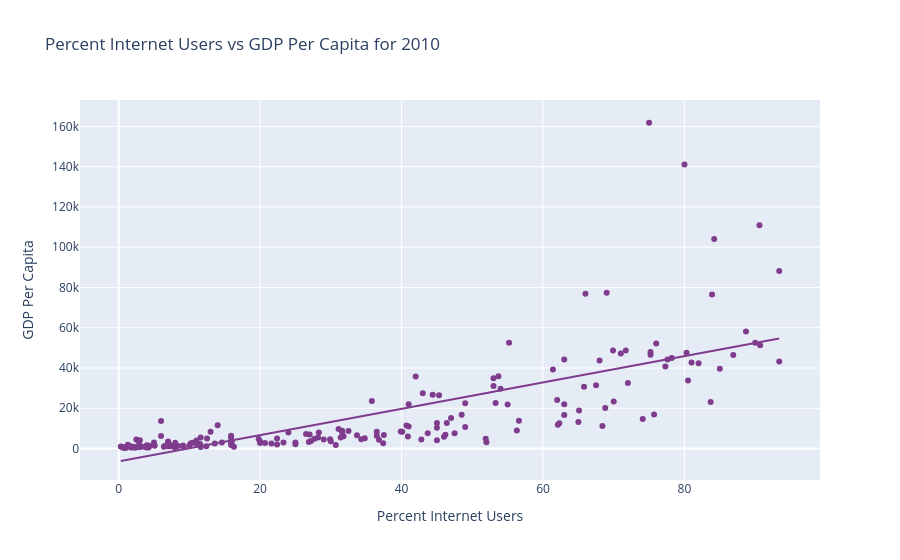
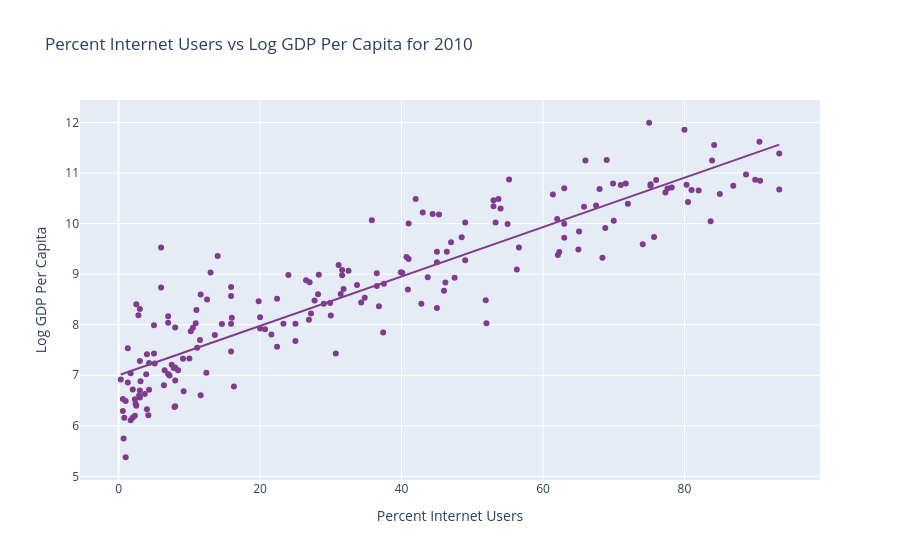
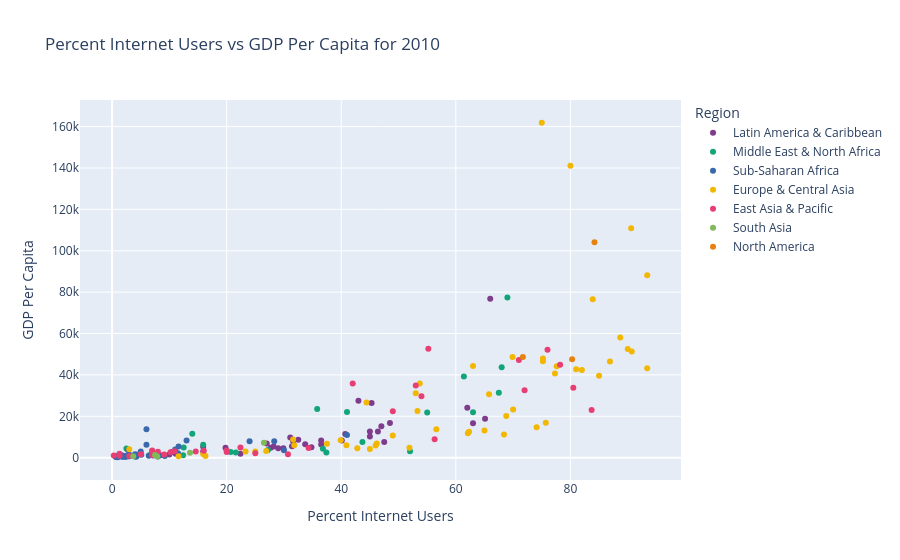
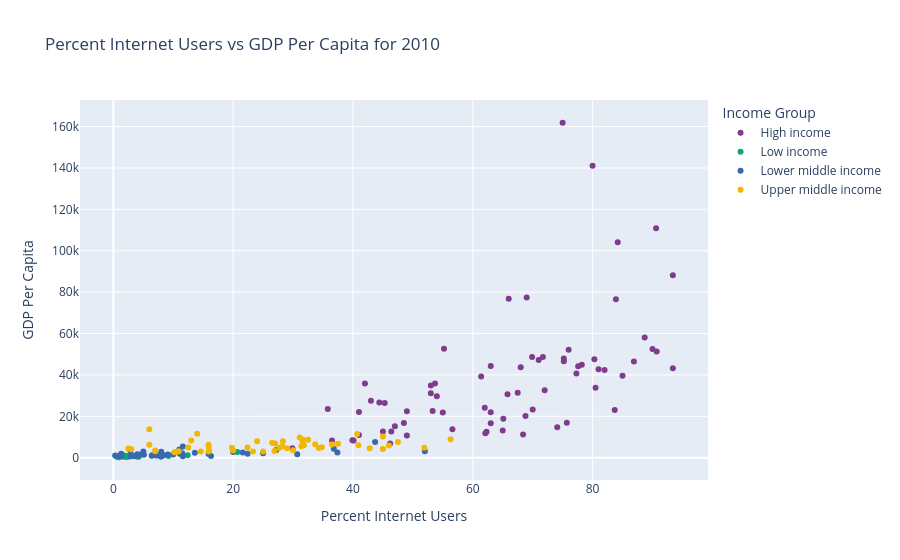

The code cell stored with these charts, in order, in its notebook:
### Markdown cell above
Here are some observations from the plots shown below: 
- There is a much stronger and clearer linear relationship between log(GDP Per Capita) and Percent Internet users in 2010 and 2015 than in earlier years.
- At this point, we can clearly start to see saturation in percent of internet users for many high income nations. For example, Iceland (high income nation) went from 93.4% to 98.2% internet users between 2010 and 2015. Meanwhile, South Africa (Upper middle income) went all the way from 24% to 51.9% in that same timespan.

### Code cell
fig = px.scatter(data_2010,  x='Percent Internet Users', y='GDP Per Capita',
                 hover_name = 'Location', title='Percent Internet Users vs GDP Per Capita for 2010',
                 color_discrete_sequence = px.colors.qualitative.Bold, trendline="ols")
fig.update_layout(xaxis_title = 'Percent Internet Users',
                 yaxis_title = 'GDP Per Capita');
fig.show();


fig = px.scatter(data_2010,  x='Percent Internet Users', y='Log GDP Per Capita',
                 hover_name = 'Location', title='Percent Internet Users vs Log GDP Per Capita for 2010',
                 color_discrete_sequence = px.colors.qualitative.Bold, trendline="ols")
fig.update_layout(xaxis_title = 'Percent Internet Users',
                 yaxis_title = 'Log GDP Per Capita');
fig.show();



fig = px.scatter(data_2010,  x='Percent Internet Users', y='GDP Per Capita',
                 hover_name = 'Location', title='Percent Internet Users vs GDP Per Capita for 2010',
                 color_discrete_sequence = px.colors.qualitative.Bold, color = "Region")
fig.update_layout(xaxis_title = 'Percent Internet Users',
                 yaxis_title = 'GDP Per Capita');
fig.show();


fig = px.scatter(data_2010, x = "Percent Internet Users", y = "GDP Per Capita", color = 'Income Group', 
                 size_max = 60,
        title='Percent Internet Users vs GDP Per Capita for 2010', hover_name = 'Location',
                 color_discrete_sequence = px.colors.qualitative.Bold)
fig.update_layout(xaxis_title = 'Percent Internet Users',
                 yaxis_title = 'GDP Per Capita');
fig.show();

fig = px.scatter(data_2015,  x='Percent Internet Users', y='GDP Per Capita',
                 hover_name = 'Location', title='Percent Internet Users vs GDP Per Capita for 2015',
                 color_discrete_sequence = px.colors.qualitative.Bold, trendline="ols")
fig.update_layout(xaxis_title = 'Percent Internet Users',
                 yaxis_title = 'GDP Per Capita');
fig.show();


fig = px.scatter(data_2015,  x='Percent Internet Users', y='Log GDP Per Capita',
                 hover_name = 'Location', title='Percent Internet Users vs Log GDP Per Capita for 2015',
                 color_discrete_sequence = px.colors.qualitative.Bold, trendline="ols")
fig.update_layout(xaxis_title = 'Percent Internet Users',
                 yaxis_title = 'Log GDP Per Capita');
fig.show();



fig = px.scatter(data_2015,  x='Percent Internet Users', y='GDP Per Capita',
                 hover_name = 'Location', title='Percent Internet Users vs GDP Per Capita for 2015',
                 color_discrete_sequence = px.colors.qualitative.Bold, color = "Region")
fig.update_layout(xaxis_title = 'Percent Internet Users',
                 yaxis_title = 'GDP Per Capita');
fig.show();



fig = px.scatter(data_2015, x = "Percent Internet Users", y = "GDP Per Capita", color = 'Income Group', 
                 size_max = 60,
        title='Percent Internet Users vs GDP Per Capita for 2015', hover_name = 'Location',
                 color_discrete_sequence = px.colors.qualitative.Bold)
fig.update_layout(xaxis_title = 'Percent Internet Users',
                 yaxis_title = 'GDP Per Capita');
fig.show();

### Figure 1 — Plotly figure (JSON) as saved in the notebook; plotly's stock layout.template omitted (floating-point values rounded to 4 significant figures; data arrays with more than 128 entries replaced by an {"elided": "..."} marker saying what was removed)
{"data": [{"hovertemplate": "<b>%{hovertext}</b><br><br>Percent Internet Users=%{x}<br>GDP Per Capita=%{y}<extra></extra>", "hovertext": {"elided": "193 str values"}, "legendgroup": "", "marker": {"color": "rgb(127, 60, 141)", "symbol": "circle"}, "mode": "markers", "name": "", "orientation": "v", "showlegend": false, "type": "scatter", "x": {"elided": "193 float values"}, "xaxis": "x", "y": {"elided": "193 float values"}, "yaxis": "y"}, {"hovertemplate": "<b>OLS trendline</b><br>GDP Per Capita = 653.653 * Percent Internet Users + -6404.47<br>R<sup>2</sup>=0.547583<br><br>Percent Internet Users=%{x}<br>GDP Per Capita=%{y} <b>(trend)</b><extra></extra>", "legendgroup": "", "marker": {"color": "rgb(127, 60, 141)", "symbol": "circle"}, "mode": "lines", "name": "", "showlegend": false, "type": "scatter", "x": {"elided": "191 float values"}, "xaxis": "x", "y": {"elided": "191 float values"}, "yaxis": "y"}], "layout": {"legend": {"tracegroupgap": 0}, "title": {"text": "Percent Internet Users vs GDP Per Capita for 2010"}, "xaxis": {"anchor": "y", "domain": [0, 1], "title": {"text": "Percent Internet Users"}}, "yaxis": {"anchor": "x", "domain": [0, 1], "title": {"text": "GDP Per Capita"}}}}

### Figure 2 — Plotly figure (JSON) as saved in the notebook; plotly's stock layout.template omitted (floating-point values rounded to 4 significant figures; data arrays with more than 128 entries replaced by an {"elided": "..."} marker saying what was removed)
{"data": [{"hovertemplate": "<b>%{hovertext}</b><br><br>Percent Internet Users=%{x}<br>Log GDP Per Capita=%{y}<extra></extra>", "hovertext": {"elided": "193 str values"}, "legendgroup": "", "marker": {"color": "rgb(127, 60, 141)", "symbol": "circle"}, "mode": "markers", "name": "", "orientation": "v", "showlegend": false, "type": "scatter", "x": {"elided": "193 float values"}, "xaxis": "x", "y": {"elided": "193 float values"}, "yaxis": "y"}, {"hovertemplate": "<b>OLS trendline</b><br>Log GDP Per Capita = 0.0488451 * Percent Internet Users + 7.00044<br>R<sup>2</sup>=0.808414<br><br>Percent Internet Users=%{x}<br>Log GDP Per Capita=%{y} <b>(trend)</b><extra></extra>", "legendgroup": "", "marker": {"color": "rgb(127, 60, 141)", "symbol": "circle"}, "mode": "lines", "name": "", "showlegend": false, "type": "scatter", "x": {"elided": "191 float values"}, "xaxis": "x", "y": {"elided": "191 float values"}, "yaxis": "y"}], "layout": {"legend": {"tracegroupgap": 0}, "title": {"text": "Percent Internet Users vs Log GDP Per Capita for 2010"}, "xaxis": {"anchor": "y", "domain": [0, 1], "title": {"text": "Percent Internet Users"}}, "yaxis": {"anchor": "x", "domain": [0, 1], "title": {"text": "Log GDP Per Capita"}}}}

### Figure 3 — Plotly figure (JSON) as saved in the notebook; plotly's stock layout.template omitted (floating-point values rounded to 4 significant figures)
{"data": [{"hovertemplate": "<b>%{hovertext}</b><br><br>Region=Latin America & Caribbean<br>Percent Internet Users=%{x}<br>GDP Per Capita=%{y}<extra></extra>", "hovertext": ["Aruba", "Argentina", "Antigua and Barbuda", "Bahamas, The", "Belize", "Bolivia", "Brazil", "Barbados", "Chile", "Colombia", "Costa Rica", "Cuba", "Cayman Islands", "Dominica", "Dominican Republic", "Ecuador", "Grenada", "Guatemala", "Guyana", "Honduras", "Haiti", "Jamaica", "St. Kitts and Nevis", "St. Lucia", "Mexico", "Nicaragua", "Panama", "Peru", "Puerto Rico (US)", "Paraguay", "El Salvador", "Suriname", "Trinidad and Tobago", "Uruguay", "St. Vincent and the Grenadines", "British Virgin Islands"], "legendgroup": "Latin America & Caribbean", "marker": {"color": "rgb(127, 60, 141)", "symbol": "circle"}, "mode": "markers", "name": "Latin America & Caribbean", "orientation": "v", "showlegend": true, "type": "scatter", "x": [62, 45, 47, 43, 28.2, 22.4, 40.7, 65.1, 45, 36.5, 36.5, 15.9, 66, 47.5, 31.4, 29, 27, 10.5, 29.9, 11.1, 8.4, 27.7, 63, 32.5, 31.1, 10, 40.1, 34.8, 45.3, 19.8, 15.9, 31.6, 48.5, 46.4, 33.7, 37], "xaxis": "x", "y": [24090.0, 10260.0, 15220.0, 27470.0, 5451.0, 1930.0, 11400.0, 18860.0, 12630.0, 6398.0, 8266.0, 5272.0, 76840.0, 7550.0, 5479.0, 4520.0, 6910.0, 2805.0, 4582.0, 1893.0, 1210.0, 4810.0, 16620.0, 8674.0, 9729.0, 1527.0, 8331.0, 5072.0, 26410.0, 4751.0, 3040.0, 7944.0, 16820.0, 12640.0, 6552.0, null], "yaxis": "y"}, {"hovertemplate": "<b>%{hovertext}</b><br><br>Region=Middle East & North Africa<br>Percent Internet Users=%{x}<br>GDP Per Capita=%{y}<extra></extra>", "hovertext": ["Afghanistan", "United Arab Emirates", "Bahrain", "Djibouti", "Algeria", "Egypt, Arab Rep.", "Iran, Islamic Rep.", "Iraq", "Israel", "Jordan", "Kuwait", "Lebanon", "Libya", "Morocco", "Malta", "Oman", "Pakistan", "West Bank and Gaza", "Qatar", "Saudi Arabia", "Syrian Arab Republic", "Tunisia", "Yemen, Rep."], "legendgroup": "Middle East & North Africa", "marker": {"color": "rgb(17, 165, 121)", "symbol": "circle"}, "mode": "markers", "name": "Middle East & North Africa", "orientation": "v", "showlegend": true, "type": "scatter", "x": [4, 68, 55, 6.5, 12.5, 21.6, 15.9, 2.5, 67.5, 27.2, 61.4, 43.7, 14, 52, 63, 35.8, 8, 37.4, 69, 41, 20.7, 36.8, 12.4], "xaxis": "x", "y": [560.6, 43700.0, 21820.0, 1213.0, 4913.0, 2455.0, 6291.0, 4462.0, 31440.0, 3718.0, 39210.0, 7626.0, 11600.0, 3068.0, 21950.0, 23570.0, 987.3, 2557.0, 77390.0, 22030.0, 2731.0, 4292.0, 1155.0], "yaxis": "y"}, {"hovertemplate": "<b>%{hovertext}</b><br><br>Region=Sub-Saharan Africa<br>Percent Internet Users=%{x}<br>GDP Per Capita=%{y}<extra></extra>", "hovertext": ["Angola", "Burundi", "Benin", "Burkina Faso", "Botswana", "Central African Republic", "Cameroon", "Congo, Dem. Rep.", "Congo, Rep.", "Comoros", "Cabo Verde", "Eritrea", "Gabon", "Ghana", "Guinea", "Gambia, The", "Guinea-Bissau", "Equatorial Guinea", "Kenya", "Liberia", "Lesotho", "Madagascar", "Mali", "Mozambique", "Mauritania", "Mauritius", "Malawi", "Namibia", "Niger", "Nigeria", "Rwanda", "Senegal", "Sierra Leone", "Eswatini", "Seychelles", "Chad", "Togo", "Tanzania", "Uganda", "South Africa", "Zambia", "Zimbabwe"], "legendgroup": "Sub-Saharan Africa", "marker": {"color": "rgb(57, 105, 172)", "symbol": "circle"}, "mode": "markers", "name": "Sub-Saharan Africa", "orientation": "v", "showlegend": true, "type": "scatter", "x": [2.8, 1, 3.1, 2.4, 6, 2, 4.3, 0.7, 5, 5.1, 30, 0.6, 13, 7.8, 1, 9.2, 2.5, 6, 7.2, 2.3, 3.9, 1.7, 2, 4.2, 4, 28.3, 2.3, 11.6, 0.8, 11.5, 8, 8, 0.6, 11, 41, 1.7, 3, 2.9, 4.3, 24, 3, 6.4], "xaxis": "x", "y": [3597.0, 216.7, 973.2, 625.0, 6216.0, 476.9, 1399.0, 314.5, 2947.0, 1387.0, 3579.0, 539.7, 8357.0, 1264.0, 659.2, 801.0, 600.2, 13720.0, 1092.0, 492.3, 1119.0, 450.0, 827.6, 496.2, 1660.0, 8000.0, 683.1, 5418.0, 474.4, 2202.0, 593.6, 1276.0, 685.0, 3993.0, 10930.0, 1142.0, 705.0, 736.5, 823.5, 7973.0, 1451.0, 901.6], "yaxis": "y"}, {"hovertemplate": "<b>%{hovertext}</b><br><br>Region=Europe & Central Asia<br>Percent Internet Users=%{x}<br>GDP Per Capita=%{y}<extra></extra>", "hovertext": ["Albania", "Andorra", "Armenia", "Austria", "Azerbaijan", "Belgium", "Bulgaria", "Bosnia and Herzegovina", "Belarus", "Switzerland", "Cyprus", "Czechia", "Germany", "Denmark", "Spain", "Estonia", "Finland", "France", "Faroe Islands", "United Kingdom", "Georgia", "Gibraltar", "Greece", "Greenland", "Croatia", "Hungary", "Ireland", "Iceland", "Italy", "Kazakhstan", "Kyrgyz Republic", "Liechtenstein", "Lithuania", "Luxembourg", "Latvia", "Monaco", "North Macedonia", "Montenegro", "Netherlands", "Norway", "Poland", "Portugal", "Romania", "Russian Federation", "Serbia", "Slovak Republic", "Slovenia", "Sweden", "Tajikistan", "Turkmenistan", "Ukraine", "Uzbekistan"], "legendgroup": "Europe & Central Asia", "marker": {"color": "rgb(242, 183, 1)", "symbol": "circle"}, "mode": "markers", "name": "Europe & Central Asia", "orientation": "v", "showlegend": true, "type": "scatter", "x": [45, 81, 25, 75.2, 46, 77.6, 46.2, 42.8, 31.8, 83.9, 53, 68.8, 82, 88.7, 65.8, 74.1, 86.9, 77.3, 75.2, 85, 26.9, 65, 44.4, 63, 56.6, 65, 69.9, 93.4, 53.7, 31.6, 16.3, 80, 62.1, 90.6, 68.4, 75, 51.9, 37.5, 90.7, 93.4, 62.3, 53.3, 39.9, 49, 40.9, 75.7, 70, 90, 11.6, 3, 23.3, 15.9], "xaxis": "x", "y": [4149.0, 42750.0, 3041.0, 46610.0, 5844.0, 44200.0, 6854.0, 4506.0, 6035.0, 76530.0, 31110.0, 20160.0, 42410.0, 58100.0, 30660.0, 14660.0, 46510.0, 40690.0, 47920.0, 39600.0, 3282.0, null, 26650.0, 44280.0, 13730.0, 13190.0, 48680.0, 43240.0, 35860.0, 8793.0, 877.0, 141100.0, 11830.0, 110900.0, 11190.0, 161900.0, 4833.0, 6688.0, 51310.0, 88160.0, 12570.0, 22550.0, 8400.0, 10670.0, 5971.0, 16900.0, 23330.0, 52540.0, 737.3, 4059.0, 3040.0, 1753.0], "yaxis": "y"}, {"hovertemplate": "<b>%{hovertext}</b><br><br>Region=East Asia & Pacific<br>Percent Internet Users=%{x}<br>GDP Per Capita=%{y}<extra></extra>", "hovertext": ["Australia", "Brunei Darussalam", "China", "Fiji", "Micronesia, Fed. Sts.", "Guam", "Hong Kong SAR, China", "Indonesia", "Japan", "Cambodia", "Kiribati", "Korea, Rep.", "Lao PDR", "Macao SAR, China", "Marshall Islands", "Myanmar", "Mongolia", "Malaysia", "New Caledonia", "New Zealand", "Philippines", "Papua New Guinea", "French Polynesia", "Singapore", "Solomon Islands", "Thailand", "Timor-Leste", "Tonga", "Tuvalu", "Viet Nam", "Vanuatu", "Samoa"], "legendgroup": "East Asia & Pacific", "marker": {"color": "rgb(231, 63, 116)", "symbol": "circle"}, "mode": "markers", "name": "East Asia & Pacific", "orientation": "v", "showlegend": true, "type": "scatter", "x": [76, 53, 34.3, 20, 20, 54, 72, 10.9, 78.2, 1.3, 9.1, 83.7, 7, 55.2, 7, 0.3, 10.2, 56.3, 42, 80.5, 25, 1.3, 49, 71, 5, 22.4, 3, 16, 14.6, 30.7, 8, 7], "xaxis": "x", "y": [52140.0, 34940.0, 4629.0, 3449.0, 2761.0, 29720.0, 32550.0, 3066.0, 44970.0, 952.3, 1522.0, 23080.0, 1126.0, 52590.0, 3095.0, 1011.0, 2625.0, 8899.0, 35800.0, 33760.0, 2163.0, 1867.0, 22490.0, 47240.0, 1685.0, 4974.0, 813.1, 3416.0, 3025.0, 1683.0, 2815.0, 3524.0], "yaxis": "y"}, {"hovertemplate": "<b>%{hovertext}</b><br><br>Region=South Asia<br>Percent Internet Users=%{x}<br>GDP Per Capita=%{y}<extra></extra>", "hovertext": ["Bangladesh", "Bhutan", "India", "Maldives", "Nepal"], "legendgroup": "South Asia", "marker": {"color": "rgb(128, 186, 90)", "symbol": "circle"}, "mode": "markers", "name": "South Asia", "orientation": "v", "showlegend": true, "type": "scatter", "x": [3.7, 13.6, 7.5, 26.5, 7.9], "xaxis": "x", "y": [757.4, 2436.0, 1348.0, 7174.0, 585.3], "yaxis": "y"}, {"hovertemplate": "<b>%{hovertext}</b><br><br>Region=North America<br>Percent Internet Users=%{x}<br>GDP Per Capita=%{y}<extra></extra>", "hovertext": ["Bermuda", "Canada", "United States"], "legendgroup": "North America", "marker": {"color": "rgb(230, 131, 16)", "symbol": "circle"}, "mode": "markers", "name": "North America", "orientation": "v", "showlegend": true, "type": "scatter", "x": [84.2, 80.3, 71.7], "xaxis": "x", "y": [104100.0, 47560.0, 48640.0], "yaxis": "y"}], "layout": {"legend": {"title": {"text": "Region"}, "tracegroupgap": 0}, "title": {"text": "Percent Internet Users vs GDP Per Capita for 2010"}, "xaxis": {"anchor": "y", "domain": [0, 1], "title": {"text": "Percent Internet Users"}}, "yaxis": {"anchor": "x", "domain": [0, 1], "title": {"text": "GDP Per Capita"}}}}

### Figure 4 — Plotly figure (JSON) as saved in the notebook; plotly's stock layout.template omitted (floating-point values rounded to 4 significant figures)
{"data": [{"hovertemplate": "<b>%{hovertext}</b><br><br>Income Group=High income<br>Percent Internet Users=%{x}<br>GDP Per Capita=%{y}<extra></extra>", "hovertext": ["Aruba", "Andorra", "United Arab Emirates", "Antigua and Barbuda", "Australia", "Austria", "Belgium", "Bulgaria", "Bahrain", "Bahamas, The", "Bermuda", "Barbados", "Brunei Darussalam", "Canada", "Switzerland", "Chile", "Costa Rica", "Cayman Islands", "Cyprus", "Czechia", "Germany", "Denmark", "Spain", "Estonia", "Finland", "France", "Faroe Islands", "United Kingdom", "Gibraltar", "Greece", "Greenland", "Guam", "Guyana", "Hong Kong SAR, China", "Croatia", "Hungary", "Ireland", "Iceland", "Israel", "Italy", "Japan", "St. Kitts and Nevis", "Korea, Rep.", "Kuwait", "Liechtenstein", "Lithuania", "Luxembourg", "Latvia", "Macao SAR, China", "Monaco", "Malta", "New Caledonia", "Netherlands", "Norway", "New Zealand", "Oman", "Panama", "Poland", "Puerto Rico (US)", "Portugal", "French Polynesia", "Qatar", "Romania", "Russian Federation", "Saudi Arabia", "Singapore", "Slovak Republic", "Slovenia", "Sweden", "Seychelles", "Trinidad and Tobago", "Uruguay", "United States", "British Virgin Islands"], "legendgroup": "High income", "marker": {"color": "rgb(127, 60, 141)", "symbol": "circle"}, "mode": "markers", "name": "High income", "orientation": "v", "showlegend": true, "type": "scatter", "x": [62, 81, 68, 47, 76, 75.2, 77.6, 46.2, 55, 43, 84.2, 65.1, 53, 80.3, 83.9, 45, 36.5, 66, 53, 68.8, 82, 88.7, 65.8, 74.1, 86.9, 77.3, 75.2, 85, 65, 44.4, 63, 54, 29.9, 72, 56.6, 65, 69.9, 93.4, 67.5, 53.7, 78.2, 63, 83.7, 61.4, 80, 62.1, 90.6, 68.4, 55.2, 75, 63, 42, 90.7, 93.4, 80.5, 35.8, 40.1, 62.3, 45.3, 53.3, 49, 69, 39.9, 49, 41, 71, 75.7, 70, 90, 41, 48.5, 46.4, 71.7, 37], "xaxis": "x", "y": [24090.0, 42750.0, 43700.0, 15220.0, 52140.0, 46610.0, 44200.0, 6854.0, 21820.0, 27470.0, 104100.0, 18860.0, 34940.0, 47560.0, 76530.0, 12630.0, 8266.0, 76840.0, 31110.0, 20160.0, 42410.0, 58100.0, 30660.0, 14660.0, 46510.0, 40690.0, 47920.0, 39600.0, null, 26650.0, 44280.0, 29720.0, 4582.0, 32550.0, 13730.0, 13190.0, 48680.0, 43240.0, 31440.0, 35860.0, 44970.0, 16620.0, 23080.0, 39210.0, 141100.0, 11830.0, 110900.0, 11190.0, 52590.0, 161900.0, 21950.0, 35800.0, 51310.0, 88160.0, 33760.0, 23570.0, 8331.0, 12570.0, 26410.0, 22550.0, 22490.0, 77390.0, 8400.0, 10670.0, 22030.0, 47240.0, 16900.0, 23330.0, 52540.0, 10930.0, 16820.0, 12640.0, 48640.0, null], "yaxis": "y"}, {"hovertemplate": "<b>%{hovertext}</b><br><br>Income Group=Low income<br>Percent Internet Users=%{x}<br>GDP Per Capita=%{y}<extra></extra>", "hovertext": ["Afghanistan", "Burundi", "Burkina Faso", "Central African Republic", "Congo, Dem. Rep.", "Eritrea", "Gambia, The", "Guinea-Bissau", "Liberia", "Madagascar", "Mali", "Mozambique", "Malawi", "Niger", "Rwanda", "Sierra Leone", "Syrian Arab Republic", "Chad", "Togo", "Uganda", "Yemen, Rep."], "legendgroup": "Low income", "marker": {"color": "rgb(17, 165, 121)", "symbol": "circle"}, "mode": "markers", "name": "Low income", "orientation": "v", "showlegend": true, "type": "scatter", "x": [4, 1, 2.4, 2, 0.7, 0.6, 9.2, 2.5, 2.3, 1.7, 2, 4.2, 2.3, 0.8, 8, 0.6, 20.7, 1.7, 3, 4.3, 12.4], "xaxis": "x", "y": [560.6, 216.7, 625.0, 476.9, 314.5, 539.7, 801.0, 600.2, 492.3, 450.0, 827.6, 496.2, 683.1, 474.4, 593.6, 685.0, 2731.0, 1142.0, 705.0, 823.5, 1155.0], "yaxis": "y"}, {"hovertemplate": "<b>%{hovertext}</b><br><br>Income Group=Lower middle income<br>Percent Internet Users=%{x}<br>GDP Per Capita=%{y}<extra></extra>", "hovertext": ["Angola", "Benin", "Bangladesh", "Bolivia", "Bhutan", "Cameroon", "Congo, Rep.", "Comoros", "Djibouti", "Egypt, Arab Rep.", "Micronesia, Fed. Sts.", "Ghana", "Guinea", "Honduras", "Haiti", "India", "Jordan", "Kenya", "Kyrgyz Republic", "Cambodia", "Kiribati", "Lao PDR", "Lebanon", "Lesotho", "Morocco", "Myanmar", "Mauritania", "Namibia", "Nigeria", "Nicaragua", "Nepal", "Pakistan", "Philippines", "Papua New Guinea", "West Bank and Gaza", "Senegal", "Solomon Islands", "Eswatini", "Tajikistan", "Timor-Leste", "Tunisia", "Tanzania", "Uzbekistan", "Viet Nam", "Vanuatu", "Zambia", "Zimbabwe"], "legendgroup": "Lower middle income", "marker": {"color": "rgb(57, 105, 172)", "symbol": "circle"}, "mode": "markers", "name": "Lower middle income", "orientation": "v", "showlegend": true, "type": "scatter", "x": [2.8, 3.1, 3.7, 22.4, 13.6, 4.3, 5, 5.1, 6.5, 21.6, 20, 7.8, 1, 11.1, 8.4, 7.5, 27.2, 7.2, 16.3, 1.3, 9.1, 7, 43.7, 3.9, 52, 0.3, 4, 11.6, 11.5, 10, 7.9, 8, 25, 1.3, 37.4, 8, 5, 11, 11.6, 3, 36.8, 2.9, 15.9, 30.7, 8, 3, 6.4], "xaxis": "x", "y": [3597.0, 973.2, 757.4, 1930.0, 2436.0, 1399.0, 2947.0, 1387.0, 1213.0, 2455.0, 2761.0, 1264.0, 659.2, 1893.0, 1210.0, 1348.0, 3718.0, 1092.0, 877.0, 952.3, 1522.0, 1126.0, 7626.0, 1119.0, 3068.0, 1011.0, 1660.0, 5418.0, 2202.0, 1527.0, 585.3, 987.3, 2163.0, 1867.0, 2557.0, 1276.0, 1685.0, 3993.0, 737.3, 813.1, 4292.0, 736.5, 1753.0, 1683.0, 2815.0, 1451.0, 901.6], "yaxis": "y"}, {"hovertemplate": "<b>%{hovertext}</b><br><br>Income Group=Upper middle income<br>Percent Internet Users=%{x}<br>GDP Per Capita=%{y}<extra></extra>", "hovertext": ["Albania", "Argentina", "Armenia", "Azerbaijan", "Bosnia and Herzegovina", "Belarus", "Belize", "Brazil", "Botswana", "China", "Colombia", "Cabo Verde", "Cuba", "Dominica", "Dominican Republic", "Algeria", "Ecuador", "Fiji", "Gabon", "Georgia", "Equatorial Guinea", "Grenada", "Guatemala", "Indonesia", "Iran, Islamic Rep.", "Iraq", "Jamaica", "Kazakhstan", "Libya", "St. Lucia", "Maldives", "Mexico", "Marshall Islands", "North Macedonia", "Montenegro", "Mongolia", "Mauritius", "Malaysia", "Peru", "Paraguay", "El Salvador", "Serbia", "Suriname", "Thailand", "Turkmenistan", "Tonga", "Tuvalu", "Ukraine", "St. Vincent and the Grenadines", "Samoa", "South Africa"], "legendgroup": "Upper middle income", "marker": {"color": "rgb(242, 183, 1)", "symbol": "circle"}, "mode": "markers", "name": "Upper middle income", "orientation": "v", "showlegend": true, "type": "scatter", "x": [45, 45, 25, 46, 42.8, 31.8, 28.2, 40.7, 6, 34.3, 36.5, 30, 15.9, 47.5, 31.4, 12.5, 29, 20, 13, 26.9, 6, 27, 10.5, 10.9, 15.9, 2.5, 27.7, 31.6, 14, 32.5, 26.5, 31.1, 7, 51.9, 37.5, 10.2, 28.3, 56.3, 34.8, 19.8, 15.9, 40.9, 31.6, 22.4, 3, 16, 14.6, 23.3, 33.7, 7, 24], "xaxis": "x", "y": [4149.0, 10260.0, 3041.0, 5844.0, 4506.0, 6035.0, 5451.0, 11400.0, 6216.0, 4629.0, 6398.0, 3579.0, 5272.0, 7550.0, 5479.0, 4913.0, 4520.0, 3449.0, 8357.0, 3282.0, 13720.0, 6910.0, 2805.0, 3066.0, 6291.0, 4462.0, 4810.0, 8793.0, 11600.0, 8674.0, 7174.0, 9729.0, 3095.0, 4833.0, 6688.0, 2625.0, 8000.0, 8899.0, 5072.0, 4751.0, 3040.0, 5971.0, 7944.0, 4974.0, 4059.0, 3416.0, 3025.0, 3040.0, 6552.0, 3524.0, 7973.0], "yaxis": "y"}], "layout": {"legend": {"title": {"text": "Income Group"}, "tracegroupgap": 0}, "title": {"text": "Percent Internet Users vs GDP Per Capita for 2010"}, "xaxis": {"anchor": "y", "domain": [0, 1], "title": {"text": "Percent Internet Users"}}, "yaxis": {"anchor": "x", "domain": [0, 1], "title": {"text": "GDP Per Capita"}}}}
